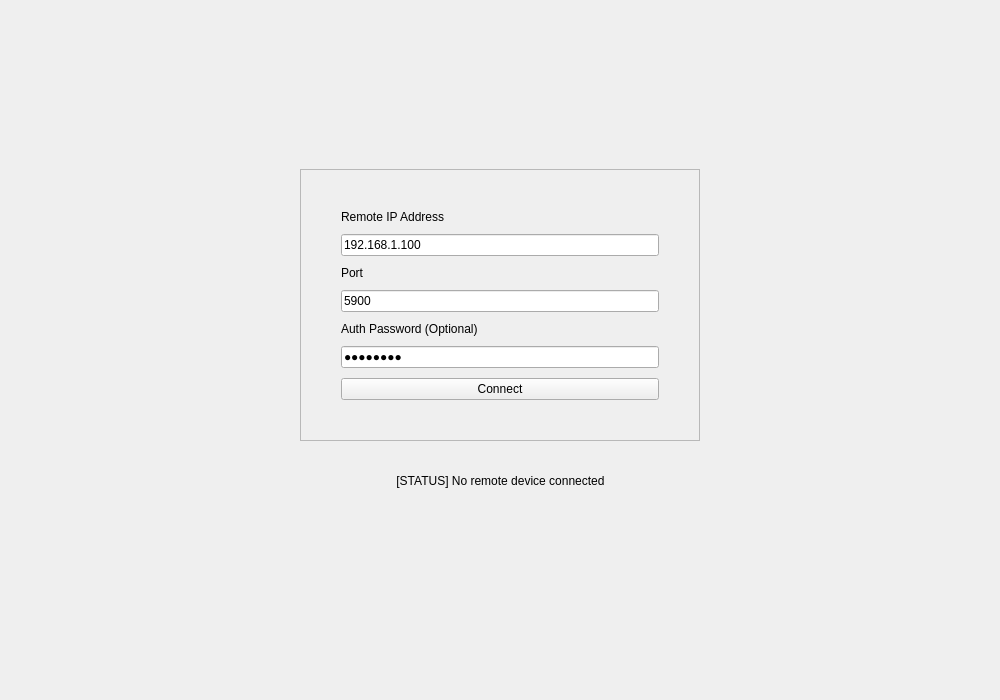
<?xml version="1.0" encoding="UTF-8"?>
<ui version="4.0">
 <class>InitPage</class>
 <widget class="QWidget" name="InitPage">
  <property name="geometry">
   <rect>
    <x>0</x>
    <y>0</y>
    <width>1000</width>
    <height>700</height>
   </rect>
  </property>
  <property name="windowTitle">
   <string>Remote Control Client</string>
  </property>
  <layout class="QVBoxLayout" name="verticalLayout_Main">
   <property name="spacing">
    <number>0</number>
   </property>
   <property name="leftMargin">
    <number>0</number>
   </property>
   <property name="topMargin">
    <number>0</number>
   </property>
   <property name="rightMargin">
    <number>0</number>
   </property>
   <property name="bottomMargin">
    <number>40</number>
   </property>
   <item>
    <spacer name="verticalSpacer_Top">
     <property name="orientation">
      <enum>Qt::Orientation::Vertical</enum>
     </property>
     <property name="sizeHint" stdset="0">
      <size>
       <width>20</width>
       <height>40</height>
      </size>
     </property>
    </spacer>
   </item>
   <item>
    <layout class="QHBoxLayout" name="horizontalLayout_Center">
     <item>
      <spacer name="horizontalSpacer_Left">
       <property name="orientation">
        <enum>Qt::Orientation::Horizontal</enum>
       </property>
       <property name="sizeHint" stdset="0">
        <size>
         <width>40</width>
         <height>20</height>
        </size>
       </property>
      </spacer>
     </item>
     <item>
      <layout class="QVBoxLayout" name="verticalLayout_Content">
       <property name="spacing">
        <number>30</number>
       </property>
       <item>
        <widget class="QFrame" name="loginCard">
         <property name="minimumSize">
          <size>
           <width>400</width>
           <height>0</height>
          </size>
         </property>
         <property name="frameShape">
          <enum>QFrame::Shape::StyledPanel</enum>
         </property>
         <property name="frameShadow">
          <enum>QFrame::Shadow::Raised</enum>
         </property>
         <layout class="QVBoxLayout" name="verticalLayout_Card">
          <property name="spacing">
           <number>10</number>
          </property>
          <property name="leftMargin">
           <number>40</number>
          </property>
          <property name="topMargin">
           <number>40</number>
          </property>
          <property name="rightMargin">
           <number>40</number>
          </property>
          <property name="bottomMargin">
           <number>40</number>
          </property>
          <item>
           <widget class="QLabel" name="label_IP">
            <property name="text">
             <string>Remote IP Address</string>
            </property>
            <property name="class" stdset="0">
             <string>input-label</string>
            </property>
           </widget>
          </item>
          <item>
           <widget class="QLineEdit" name="lineEdit_IP">
            <property name="text">
             <string>192.168.1.100</string>
            </property>
            <property name="placeholderText">
             <string>Enter IP...</string>
            </property>
           </widget>
          </item>
          <item>
           <widget class="QLabel" name="label_Port">
            <property name="text">
             <string>Port</string>
            </property>
            <property name="class" stdset="0">
             <string>input-label</string>
            </property>
           </widget>
          </item>
          <item>
           <widget class="QLineEdit" name="lineEdit_Port">
            <property name="text">
             <string>5900</string>
            </property>
            <property name="placeholderText">
             <string>Enter Port...</string>
            </property>
           </widget>
          </item>
          <item>
           <widget class="QLabel" name="label_Auth">
            <property name="text">
             <string>Auth Password (Optional)</string>
            </property>
            <property name="class" stdset="0">
             <string>input-label</string>
            </property>
           </widget>
          </item>
          <item>
           <widget class="QLineEdit" name="lineEdit_Password">
            <property name="text">
             <string>********</string>
            </property>
            <property name="echoMode">
             <enum>QLineEdit::EchoMode::Password</enum>
            </property>
            <property name="placeholderText">
             <string>Password...</string>
            </property>
           </widget>
          </item>
          <item>
           <widget class="QPushButton" name="btnConnect">
            <property name="cursor">
             <cursorShape>PointingHandCursor</cursorShape>
            </property>
            <property name="text">
             <string>Connect</string>
            </property>
           </widget>
          </item>
         </layout>
        </widget>
       </item>
       <item>
        <layout class="QHBoxLayout" name="horizontalLayout_Status">
         <item>
          <spacer name="horizontalSpacer_StatusLeft">
           <property name="orientation">
            <enum>Qt::Orientation::Horizontal</enum>
           </property>
           <property name="sizeHint" stdset="0">
            <size>
             <width>40</width>
             <height>20</height>
            </size>
           </property>
          </spacer>
         </item>
         <item>
          <widget class="QLabel" name="lblStatus">
           <property name="text">
            <string>[STATUS] No remote device connected</string>
           </property>
           <property name="alignment">
            <set>Qt::AlignmentFlag::AlignCenter</set>
           </property>
          </widget>
         </item>
         <item>
          <spacer name="horizontalSpacer_StatusRight">
           <property name="orientation">
            <enum>Qt::Orientation::Horizontal</enum>
           </property>
           <property name="sizeHint" stdset="0">
            <size>
             <width>40</width>
             <height>20</height>
            </size>
           </property>
          </spacer>
         </item>
        </layout>
       </item>
      </layout>
     </item>
     <item>
      <spacer name="horizontalSpacer_Right">
       <property name="orientation">
        <enum>Qt::Orientation::Horizontal</enum>
       </property>
       <property name="sizeHint" stdset="0">
        <size>
         <width>40</width>
         <height>20</height>
        </size>
       </property>
      </spacer>
     </item>
    </layout>
   </item>
   <item>
    <spacer name="verticalSpacer_Bottom">
     <property name="orientation">
      <enum>Qt::Orientation::Vertical</enum>
     </property>
     <property name="sizeHint" stdset="0">
      <size>
       <width>20</width>
       <height>40</height>
      </size>
     </property>
    </spacer>
   </item>
  </layout>
 </widget>
 <resources/>
 <connections/>
</ui>
